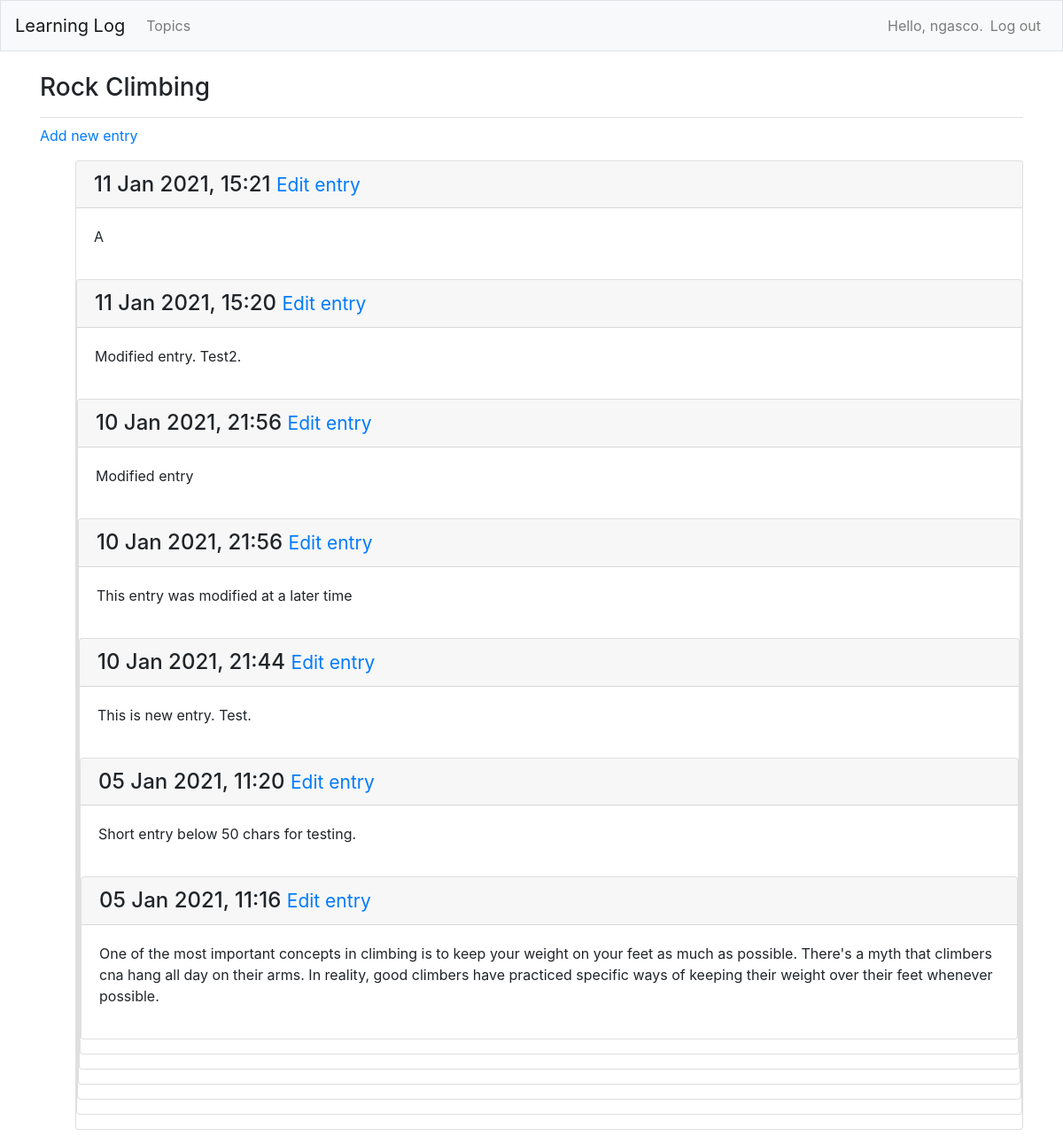
The app's page /topics/2/ (signed in), older data.
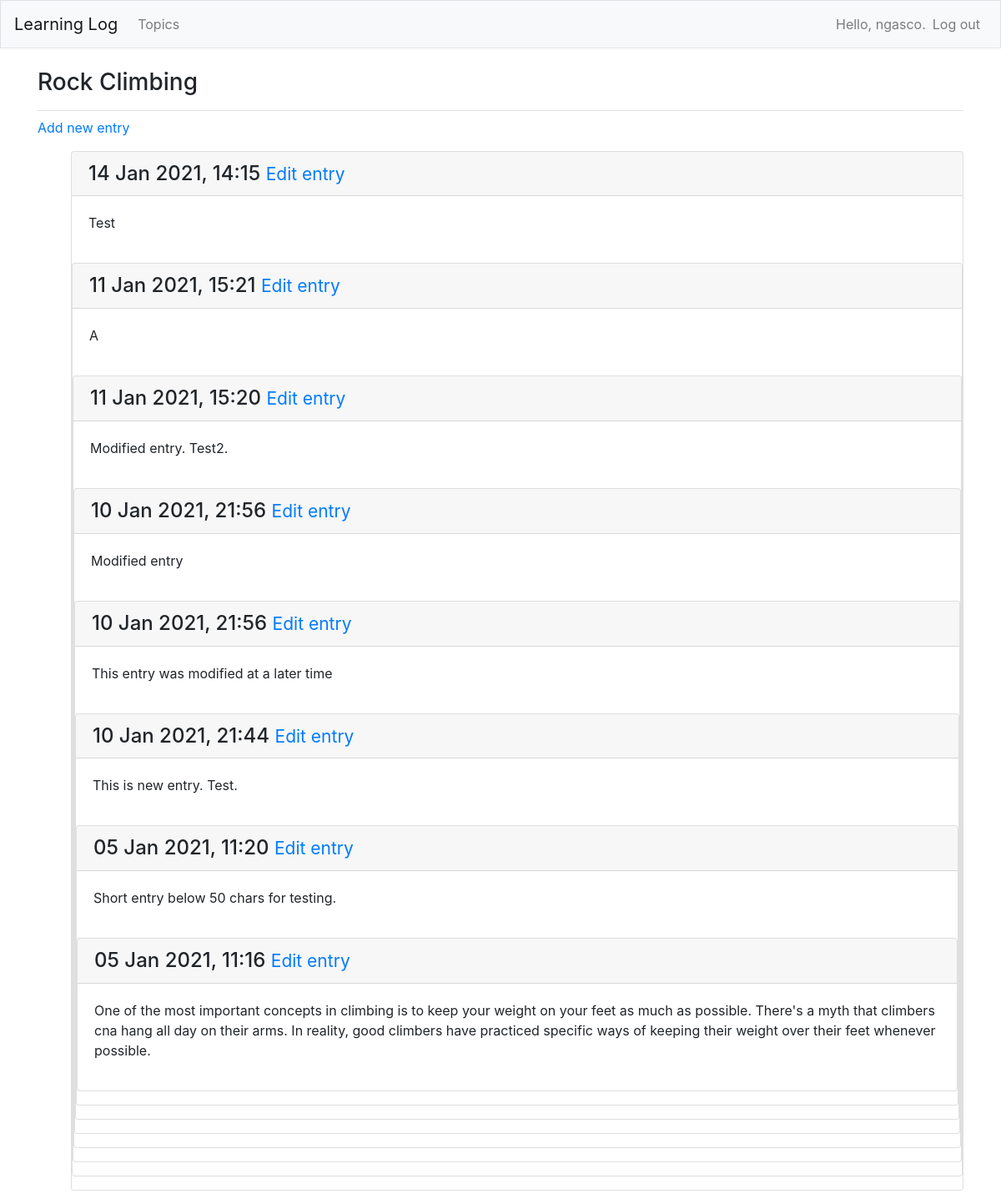
The same page, newer data.
### learning_logs/models.py (models this page shows, shortened)
class Entry(models.Model):
    topic = models.ForeignKey(Topic, on_delete=models.CASCADE)
    text = models.TextField()
    date_added = models.DateTimeField(auto_now_add=True)
    class Meta:
        verbose_name_plural = 'entries'

### learning_logs/views.py (the view)
# urls.py: path('topics/<int:topic_id>/', views.topic, name='topic'),
@login_required
def topic(request, topic_id):
	topic = Topic.objects.get(id=topic_id)
	if topic.owner != request.user:
		raise Http404
	entries = topic.entry_set.order_by('-date_added')
	context = {'topic': topic, 'entries': entries}
	return render(request, 'learning_logs/topic.html', context)

### learning_logs/models.py (called while the page is built)
    def __str__(self):
        return self.text

### learning_logs/templates/learning_logs/topic.html
{% extends "learning_logs/base.html" %}
{% block page_header %}
  <h3>{{ topic }}</h3>
{% endblock page_header %}
{% block content %}
  <p>
  	<a href="{% url 'learning_logs:new_entry' topic.id %}">Add new entry</a>
  </p>
  <ul>
  {% for entry in entries %}
    <div class="card mb-3">
      <h4 class="card-header">
        {{ entry.date_added|date:'d M Y, H:i' }}
        <small><a href="{% url 'learning_logs:edit_entry' entry.id %}">
        Edit entry</a></small>
      </h4>
    <div class="card-body">
      {{ entry.text|linebreaks }}
    </div>
  {% empty %}
    <p>There are no entries for this topic yet.</p>
  {% endfor %}
{% endblock content %}

Row changes from the older to the newer data that the page shows:
added Entry: date_added "14 Jan 2021, 14:15", text "Test"
